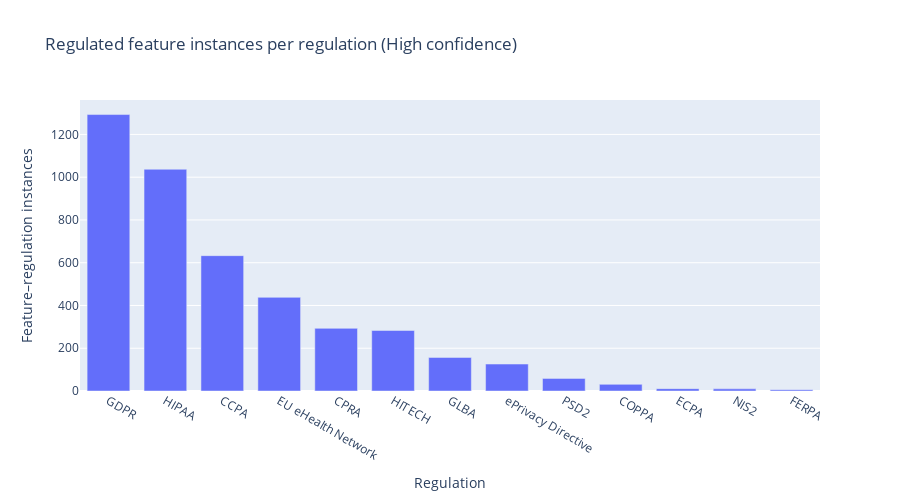

Notebook source saved alongside this figure:
### Markdown cell above
### Figure 1: Regulated feature instances per regulation

Counts of **feature–regulation pairings** in the High-confidence corpus. A higher bar indicates more mentions/usages of regulated features associated with that regulation across the corpus.

### Code cell
import plotly.express as px

f1 = merged_df[merged_df['confidence'] == 'High'].copy()
f1['year_int'] = f1['year_int'].clip(upper=2025)

per_reg_instances = (
    f1.groupby('reg_id')
      .size()
      .reset_index(name='instances')
      .sort_values('instances', ascending=False)
)

fig1 = px.bar(
    per_reg_instances,
    x='reg_id', y='instances',
    title='Regulated feature instances per regulation (High confidence)',
    labels={'reg_id':'Regulation','instances':'Feature–regulation instances'},
)
fig1.update_layout(xaxis={'categoryorder':'total descending'}, bargap=0.25, height=500)
fig1.show()

### Figure 1 — Plotly figure (JSON) as saved in the notebook; plotly's stock layout.template omitted (floating-point values rounded to 4 significant figures)
{"data": [{"hovertemplate": "Regulation=%{x}<br>Feature–regulation instances=%{y}<extra></extra>", "legendgroup": "", "marker": {"color": "#636efa", "pattern": {"shape": ""}}, "name": "", "orientation": "v", "showlegend": false, "textposition": "auto", "type": "bar", "x": ["GDPR", "HIPAA", "CCPA", "EU eHealth Network", "CPRA", "HITECH", "GLBA", "ePrivacy Directive", "PSD2", "COPPA", "ECPA", "NIS2", "FERPA"], "xaxis": "x", "y": [1293, 1037, 633, 438, 293, 283, 157, 126, 59, 31, 11, 10, 6], "yaxis": "y"}], "layout": {"bargap": 0.25, "barmode": "relative", "height": 500, "legend": {"tracegroupgap": 0}, "title": {"text": "Regulated feature instances per regulation (High confidence)"}, "xaxis": {"anchor": "y", "categoryorder": "total descending", "domain": [0, 1], "title": {"text": "Regulation"}}, "yaxis": {"anchor": "x", "domain": [0, 1], "title": {"text": "Feature–regulation instances"}}}}
